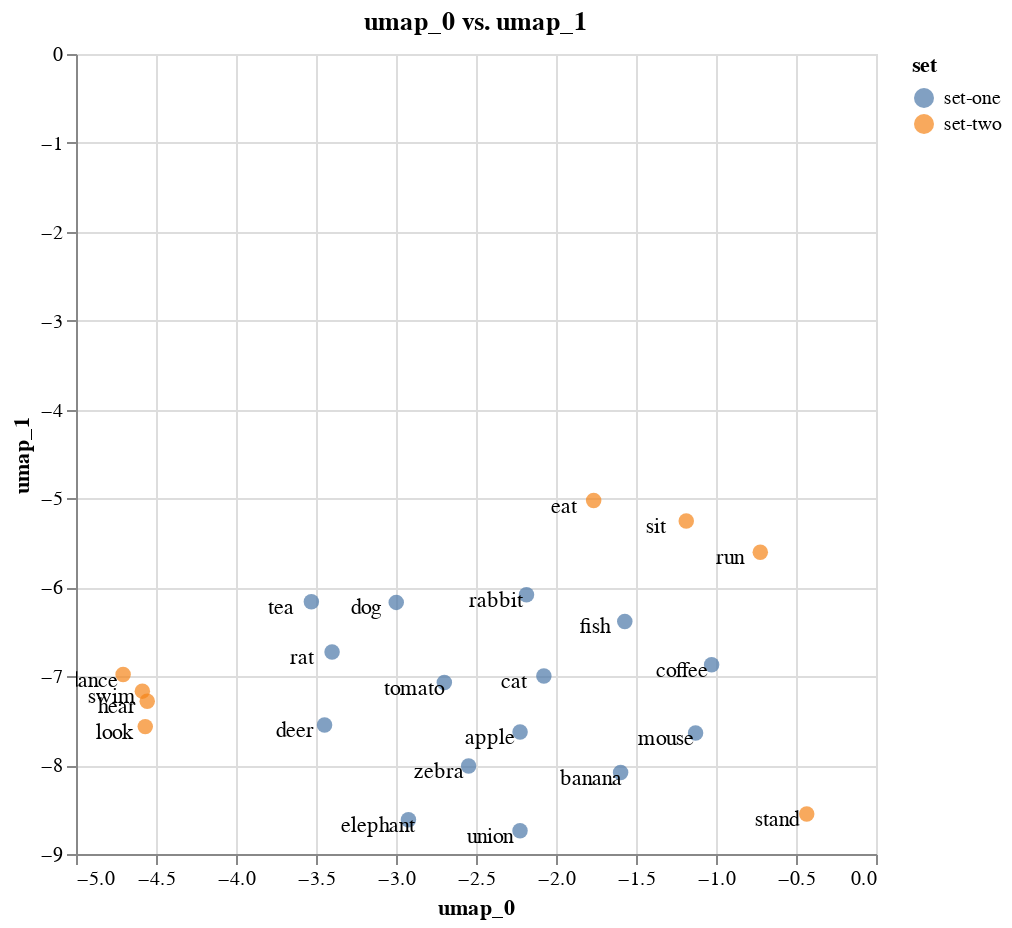

Notebook code cell kept with this figure:
### Markdown cell above
### Out of Scope Detection

We can improve this flow of working though. We can add properties to embeddings that can be used for plotting.

To demonstrate this we're going to train UMAP on one set and then we'll apply it on another one. 

A clearer example might be to demonstrate `Umap`. We will train it on one set but apply it on both.

### Code cell
umap = Umap(2)

emb1 = lang[words1].transform(umap).add_property('set', lambda d: 'set-one')
emb2 = lang[words2].transform(umap).add_property('set', lambda d: 'set-two')
both = emb1.merge(emb2)

both.plot_interactive('umap_0', 'umap_1', color='set').properties(width=400, height=400)

### Figure 1 — Vega-Lite specification as saved in the notebook (floating-point values rounded to 4 significant figures)
{"config": {"view": {"continuousWidth": 400, "continuousHeight": 300}}, "layer": [{"mark": {"type": "circle", "size": 60}, "encoding": {"color": {"type": "nominal", "field": "set"}, "tooltip": [{"type": "nominal", "field": "name"}, {"type": "nominal", "field": "original"}], "x": {"type": "quantitative", "axis": {"title": "umap_0"}, "field": "x_axis"}, "y": {"type": "quantitative", "axis": {"title": "umap_1"}, "field": "y_axis"}}, "selection": {"selector126": {"type": "interval", "bind": "scales", "encodings": ["x", "y"]}}, "title": "umap_0 vs. umap_1"}, {"mark": {"type": "text", "color": "black", "dx": -15, "dy": 3}, "encoding": {"text": {"type": "nominal", "field": "original"}, "x": {"type": "quantitative", "axis": {"title": "umap_0"}, "field": "x_axis"}, "y": {"type": "quantitative", "axis": {"title": "umap_1"}, "field": "y_axis"}}}], "data": {"name": "data-3bd27a6ddbdd7f2264ad775019481978"}, "height": 400, "width": 400, "$schema": "https://vega.github.io/schema/vega-lite/v4.0.2.json", "datasets": {"data-3bd27a6ddbdd7f2264ad775019481978": [{"x_axis": -2.998, "y_axis": -6.169, "name": "dog", "original": "dog", "set": "set-one"}, {"x_axis": -2.076, "y_axis": -6.997, "name": "cat", "original": "cat", "set": "set-one"}, {"x_axis": -1.128, "y_axis": -7.639, "name": "mouse", "original": "mouse", "set": "set-one"}, {"x_axis": -3.446, "y_axis": -7.548, "name": "deer", "original": "deer", "set": "set-one"}, {"x_axis": -2.922, "y_axis": -8.614, "name": "elephant", "original": "elephant", "set": "set-one"}, {"x_axis": -2.546, "y_axis": -8.01, "name": "zebra", "original": "zebra", "set": "set-one"}, {"x_axis": -1.57, "y_axis": -6.384, "name": "fish", "original": "fish", "set": "set-one"}, {"x_axis": -2.184, "y_axis": -6.083, "name": "rabbit", "original": "rabbit", "set": "set-one"}, {"x_axis": -3.4, "y_axis": -6.727, "name": "rat", "original": "rat", "set": "set-one"}, {"x_axis": -2.698, "y_axis": -7.071, "name": "tomato", "original": "tomato", "set": "set-one"}, {"x_axis": -1.596, "y_axis": -8.083, "name": "banana", "original": "banana", "set": "set-one"}, {"x_axis": -1.027, "y_axis": -6.87, "name": "coffee", "original": "coffee", "set": "set-one"}, {"x_axis": -3.529, "y_axis": -6.162, "name": "tea", "original": "tea", "set": "set-one"}, {"x_axis": -2.225, "y_axis": -7.627, "name": "apple", "original": "apple", "set": "set-one"}, {"x_axis": -2.225, "y_axis": -8.739, "name": "union", "original": "union", "set": "set-one"}, {"x_axis": -0.7232, "y_axis": -5.605, "name": "run", "original": "run", "set": "set-two"}, {"x_axis": -4.585, "y_axis": -7.168, "name": "swim", "original": "swim", "set": "set-two"}, {"x_axis": -4.706, "y_axis": -6.982, "name": "dance", "original": "dance", "set": "set-two"}, {"x_axis": -1.186, "y_axis": -5.253, "name": "sit", "original": "sit", "set": "set-two"}, {"x_axis": -1.765, "y_axis": -5.024, "name": "eat", "original": "eat", "set": "set-two"}, {"x_axis": -4.555, "y_axis": -7.282, "name": "hear", "original": "hear", "set": "set-two"}, {"x_axis": -4.567, "y_axis": -7.567, "name": "look", "original": "look", "set": "set-two"}, {"x_axis": -0.433, "y_axis": -8.551, "name": "stand", "original": "stand", "set": "set-two"}]}}
